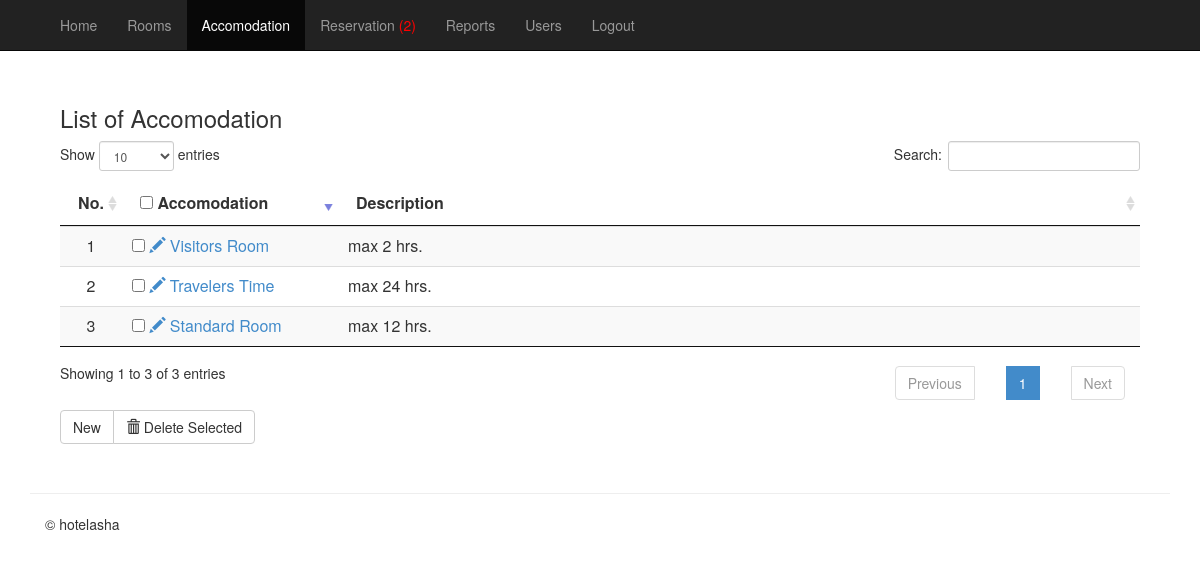
/admin/mod_accomodation/index.php (signed in), run on the app's committed database.
### tables this page shows
CREATE TABLE `tblaccomodation` (
  `ACCOMID` int(11) NOT NULL,
  `ACCOMODATION` varchar(30) NOT NULL,
  `ACCOMDESC` varchar(90) NOT NULL
);

### admin/mod_accomodation/index.php (called while the page is built, shortened)
<?php
require_once '../themes/backendTemplate.php';
?>

### includes/database.php (called while the page is built, shortened)
<?php
class Database {
	var $sql_string = '';
	private $conn;
	public function open_connection() {
		$this->conn = mysqli_connect(DB_SERVER,DB_USER,DB_PASS);
		if(!$this->conn){
			echo "Problem in database connection! Contact administrator!";
			exit();
		}else{
			$db_select = mysqli_select_db($this->conn,DB_NAME);
		}
	}
	function setQuery($sql='') {
		$this->sql_string=$sql;
	}
	function executeQuery() {
		$result = mysqli_query($this->conn,$this->sql_string);
		return $result;
	}
	private function confirm_query($result) {
		return $result;
	}
	function loadResultList( $key='' ) {
		$cur = $this->executeQuery();
		$array = array();
		while ($row = mysqli_fetch_object($cur)) {
			if ($key) {
				$array[$row->$key] = $row;
			} else {
				$array[] = $row;
			}
		}
		return $array;
	}
}
$mydb = new Database();
?>

### includes/accomodation.php (called while the page is built, shortened)
<?php
require_once(LIB_PATH.DS.'database.php');
class Accomodation{
	protected static $tbl_name = "tblaccomodation";
	function listOfaccomodation(){
		global $mydb;
		$mydb->setQuery("Select * from ".self::$tbl_name);
		$cur = $mydb->loadResultList();
		return $cur;
	}
}
?>

### admin/mod_accomodation/list.php (the view, shortened to what this page needs)
<div class="container">
			<div class="panel-body">
			<h3 align="left">List of Accomodation</h3>
			    <form action="controller.php?action=delete" Method="POST">
					<table id="example" class="table table-striped" cellspacing="0">
				  <thead>
				  	<tr >
				  		<th>No.</th>
				  		<th>
				  		 <input type="checkbox" name="chkall" id="chkall" onclick="return checkall('selector[]');">
				  		Accomodation</th>
				  		<th>Description</th>
				  	</tr>
				  </thead>
				  <tbody>
				  	<?php
				  		$accom = new Accomodation();
				  		$cur = $accom->listOfaccomodation();
						foreach ($cur as $result) {
				  		echo '<tr>';
						echo '<td width="5%" align="center"></td>';
				  		echo '<td width="20%" align="left"><input type="checkbox" name="selector[]" id="selector[]" value="'.$result->ACCOMID. '"/>
				  				<a  href="index.php?view=edit&id='.$result->ACCOMID.'">  <span class="glyphicon glyphicon-pencil">
				  				<a href="index.php?view=view&id='.$result->ACCOMID.'">' . ' '.$result->ACCOMODATION.'</a></td>';
				  		echo '<td>'. $result->ACCOMDESC.'</td>';
				  		echo '</tr>';
				  	}
				  	?>
				  </tbody>
				</table>
				<div class="btn-group">
				  <a href="index.php?view=add" class="btn btn-default">New</a>
				  <button type="submit" class="btn btn-default" name="delete"><span class="glyphicon glyphicon-trash"></span> Delete Selected</button>
				</div>
				</form>
	  		</div>
</div>

### admin/css/offcanvas.css (style rules this page uses)
body { padding-top: 70px; }

### data on the page
tblaccomodation: ACCOMODATION "Standard Room", ACCOMDESC "max 12 hrs."
tblaccomodation: ACCOMODATION "Travelers Time", ACCOMDESC "max 24 hrs."
tblaccomodation: ACCOMODATION "Visitors Room", ACCOMDESC "max 2 hrs."

### other printed values
$result->Total "2"
